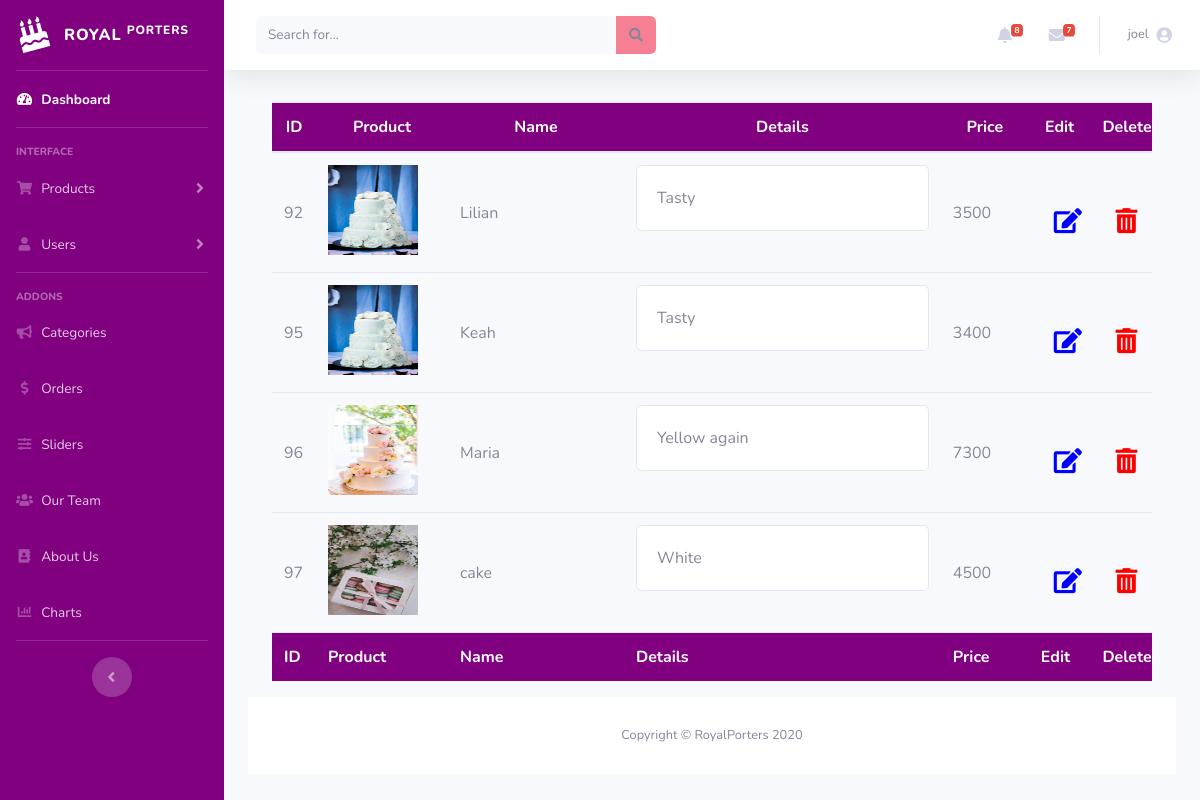
The app's page /royalporters/admin/product_details.php (signed in) with its own data.
### tables this page shows
CREATE TABLE `products` (
  `product_id` int(25) NOT NULL,
  `quantity` int(11) NOT NULL DEFAULT '0',
  `category_id` int(255) NOT NULL,
  `product_name` varchar(255) NOT NULL,
  `product_price` varchar(255) NOT NULL,
  `product_details` varchar(255) NOT NULL,
  `product_image1` varchar(255) NOT NULL,
  `product_image2` varchar(255) NOT NULL,
  `product_image3` varchar(255) NOT NULL,
  `product_image4` varchar(255) NOT NULL,
  `product_code` varchar(250) NOT NULL
);

### royalporters/admin/product_details.php (the view, shortened to what this page needs)
    <?php
          include("sidebar_admin.php");
          include("header_admin.php");
    ?>
    <div class="container-fluid">
    <?php
    $dbpr = "SELECT * FROM products";
    $result2 = mysqli_query($con, $dbpr);
    ?>
        <div class="row">
            <div class="col-md-12">
    <div class="table table-responsive">
        <table id="mytable" class="display"  style="width:100%;table-layout:fixed;">
        <thead class="text-center" style="background-color: purple;color: white;">
            <tr>
                <th style="width:5%;">ID</th>
                <th style="width:15%;">Product</th>
                <th style="width:20%;">Name</th>
                <th style="width:36%;">Details</th>
                <th style="width:10%;">Price</th>
                <th style="width:7%;">Edit</th>
                <th style="width:7%;">Delete</th>
            </tr>
        </thead>
        <tbody>
          <?php
          while ($rows=mysqli_fetch_assoc($result2)) {
          ?>
            <tr>
                <td class="pt-5"><?= $rows['product_id']; ?></td>
                <td><img class="img-responsive" src="<?php echo $rows['product_image1']; ?>" style="width: 90px;height: 90px"></td>
                <td class="pt-5"><?= $rows['product_name']; ?></td>
                <td style="overflow:hidden">
                <div class="card card-body">
                    <?= $rows['product_details']; ?>
                </div>
                </td>
                <td class="pt-5"><?= $rows['product_price']; ?></td>
                <td class="pt-5">
                  <a href="#">
                    <p data-placement="top" data-toggle="tooltip" title="Edit">
                      <button type="button" style="box-shadow:none" class="btn btn-default btn-xs editbtn" data-title="Edit">
                      <span class="fas fa-edit" style="color:blue;font-size:25px"></span>
                    </button>
                  </p>
                </a>
                </td>
                <td class="pt-5">
                  <a href="delete_products.php?id=<?php echo $rows['product_id']; ?>">
                    <p data-placement="top" data-toggle="tooltip" title="Delete">
                      <button style="box-shadow:none" class="btn btn-default btn-xs">
                      <span class="fas fa-trash-alt" style="color:red;font-size:25px"></span>
                    </button>
                  </p>
                </a>
                </td>
            </tr>
            <?php
          }
            ?>
        </tbody>
        <tfoot style="background-color: purple;color: white">
            <tr>
                <th style="width:5%;">ID</th>
                <th style="width:15%;">Product</th>
                <th style="width:20%;">Name</th>
                <th style="width:36%;">Details</th>
                <th style="width:10%;">Price</th>
                <th style="width:7%;">Edit</th>
                <th style="width:7%;">Delete</th>
            </tr>
        </tfoot>
    </table>
  </div>
            </div>
      </div>
    </div>
<footer class="sticky-footer bg-white">
    <?php include("footer_admin.php"); ?>

### records on screen
products: product_id "92", product_image1 (picture), product_name "Lilian", product_details "Tasty", product_price "3500"
products: product_id "95", product_image1 (picture), product_name "Keah", product_details "Tasty", product_price "3400"
products: product_id "96", product_image1 (picture), product_name "Maria", product_details "Yellow again", product_price "7300"
products: product_id "97", product_image1 (picture), product_name "cake", product_details "White", product_price "4500"

### other values on screen
$num_rows "8"
$_SESSION['username'] "joel"
